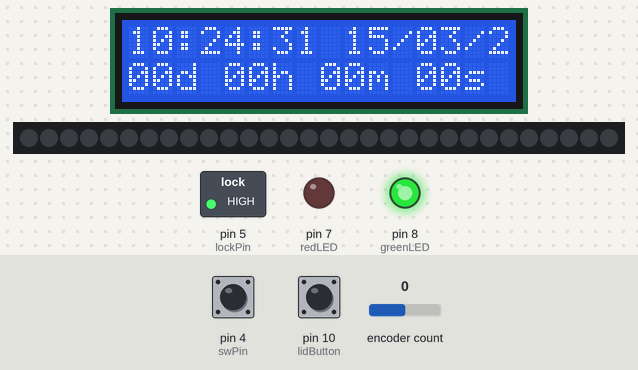
A sketch run on a simulated Arduino Uno, built with avr-gcc and run on an emulated ATmega328P. On the bench: 16×2 character LCD, 30 RGB LEDs in strip order, left to right, switched loads named in the sketch (green lamp = pin HIGH), output pins drawn as LEDs (lit = HIGH). Inputs (shaded band) come from the test bench; at power-on: pin 10 (lidButton) HIGH, pin 4 (swPin) HIGH, encoder count 0. The local clock reads 2024-03-15 10:24:30 at power-on unless the sketch sets it; what the sketch prints to the serial monitor is not drawn.

Above: at 1.2 s.
1.3 s: pin 10 (lidButton) pulled LOW for 3.2 s
At 5.8 s:
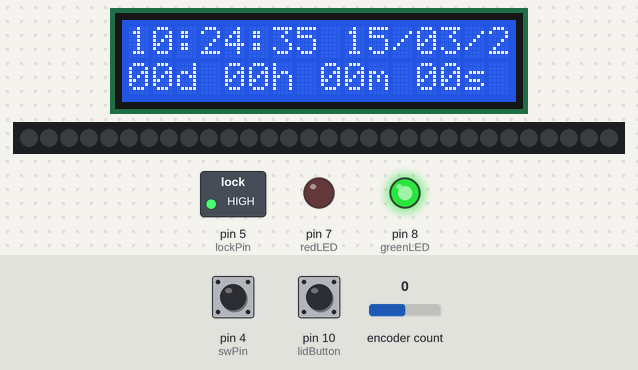
6.0 s: pin 4 (swPin) pulled LOW for 0.15 s
At 7.5 s:
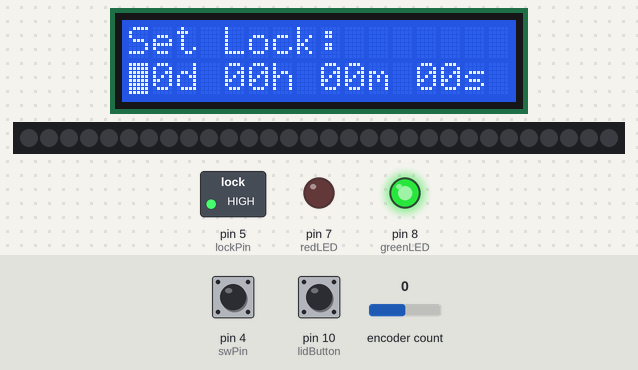
7.8 s: pin 4 (swPin) pulled LOW for 3.2 s
At 11.9 s:
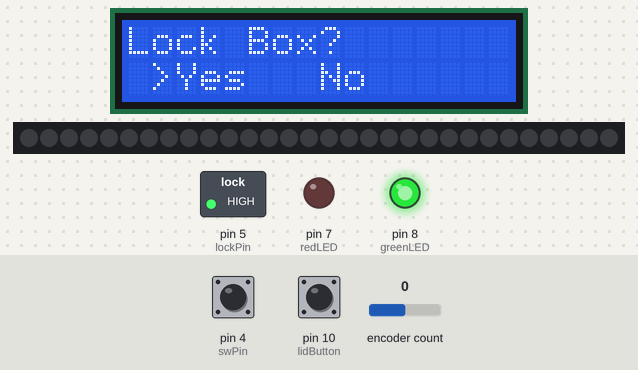
14.0 s: encoder count set to -1
At 15.2 s:
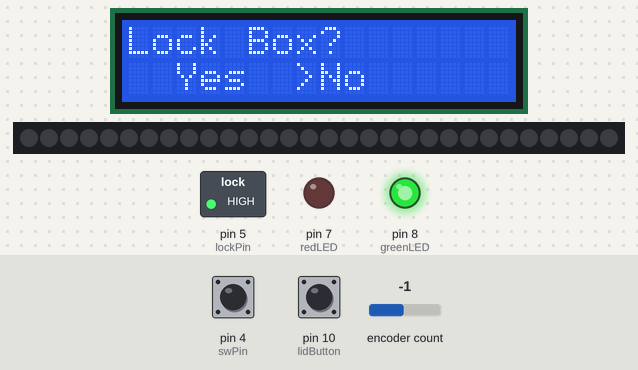
15.6 s: encoder count set to -2
18.6 s: encoder count set to 2
At 19.2 s:
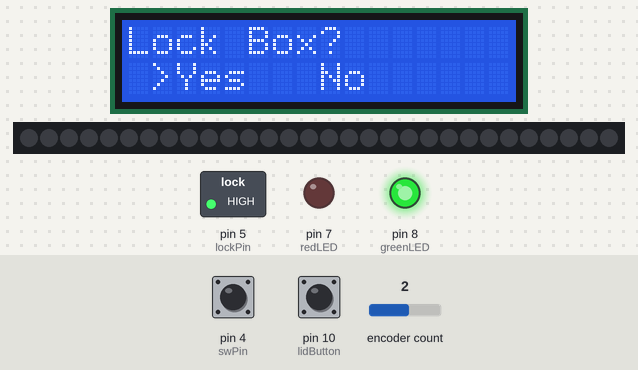
Timing chart, 0 to 21.2 s (numbered marks = the images above; inputs shaded):
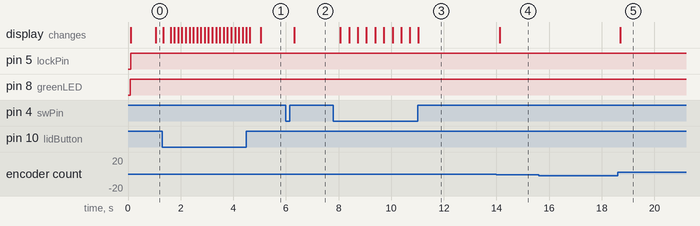

The sketch:

prototype-3.ino
```cpp
#include <Wire.h>
#include <LiquidCrystal_I2C.h>
#include <RTClib.h>
#include <Encoder.h>  // Encoder library v1.4.4
// #include <Servo.h>
#include <FastLED.h>

// LED Strip setup
FASTLED_USING_NAMESPACE
#define DATA_PIN    6
#define LED_TYPE    WS2811
#define COLOR_ORDER GRB
#define NUM_LEDS    30
CRGB leds[NUM_LEDS];
#define BRIGHTNESS          96
#define FRAMES_PER_SECOND  120
uint8_t gHue = 0;

int ledStripState = 0;

// LCD and RTC setup
LiquidCrystal_I2C lcd(0x27, 16, 2);
RTC_DS3231 RTC;

// lock
// Servo myServo;
const int lockPin = 5;

// Countdown setup (Default target time: 00d 00h 01m 00s)
int targetYear = 2024;
int targetMonth = 9;
int targetDay = 0;
int targetHour = 0;
int targetMinute = 0;
int targetSeconds = 0;

// Temporary variables for setting new time
int tempTargetDay = targetDay;
int tempTargetHour = targetHour;
int tempTargetMinute = targetMinute;
int tempTargetSeconds = targetSeconds;

DateTime target;  // Fixed target DateTime

// Leds
const int redLED = 7;
const int greenLED = 8;

// Open lid button
const int lidButton = 10;
int lidState = 0;

// Rotary-Encoder pins
const int clkPin = 2;
const int dtPin = 3;
const int swPin = 4;

// Rotary Encoder using Encoder library
Encoder myEncoder(clkPin, dtPin);

// Rotary Encoder state
long lastPosition = -999;
int buttonState;

// Set mode variables
int setMode = 0;  // 0: Normal countdown mode, 1: Setting time mode, 2: Lock confirmation mode
int selectedField = 0;  // Tracks which part of the time (days, hours, minutes, seconds) is being adjusted
int lockSelection = 0;  // 0 for "Yes", 1 for "No"

void setup() {
  lcd.init();
  lcd.backlight();

  Serial.begin(9600);
  Wire.begin();
  RTC.begin();
  //RTC.adjust(DateTime(__DATE__, __TIME__));

  pinMode(redLED, OUTPUT);
  pinMode(greenLED, OUTPUT);

  // myServo.attach(9);
  pinMode(lockPin, OUTPUT);

  pinMode(lidButton, INPUT);
  pinMode(swPin, INPUT_PULLUP);

  // Set default target to 00d 00h 00m 00s from now
  DateTime now = RTC.now();
  target = now + TimeSpan(0, 0, 0, 0);  // Default 0 minute from now

  // tell FastLED about the LED strip configuration
  FastLED.addLeds<LED_TYPE,DATA_PIN,COLOR_ORDER>(leds, NUM_LEDS).setCorrection(TypicalLEDStrip);
  // set master brightness control
  FastLED.setBrightness(BRIGHTNESS);
}

void loop() {
  DateTime now = RTC.now();

  handleEncoder(now);

  if (setMode == 0) {
    // Normal countdown operation
    displayCurrentTime(now);
    checkCountdown(now);
  } else if (setMode == 1) {
    // Setting time mode
    setTargetTime();  // This is called every time the user is adjusting the time
  } else if (setMode == 2) {
    // Confirmation mode: Lock box?
    confirmLockBox();
  }

  delay(100);
}

void handleEncoder(DateTime now) {
  long newPosition = myEncoder.read();
  if (newPosition != lastPosition) {
    if (newPosition > lastPosition) {
      Serial.println("RE - increment");
      if (setMode == 1) {
        adjustTargetTime(-1);
      } else if (setMode == 2) {
        lockSelection = 0;  // "Yes"
      }
    } else if (newPosition < lastPosition) {
      Serial.println("RE - decrement");
      if (setMode == 1) {
        adjustTargetTime(1);
      } else if (setMode == 2) {
        lockSelection = 1;  // "No"
      }
    }
    lastPosition = newPosition;
  }

  if (digitalRead(swPin) == LOW) {
    // Button debounce
    delay(200);

    if (setMode == 0) {
      // Enter set time mode
      setMode = 1;
      selectedField = 0;  // Start by adjusting days
    } else if (setMode == 1) {
      // Move to the next field (days -> hours -> minutes -> seconds)
      selectedField++;
      if (selectedField > 3) {
        setMode = 2;  // Go to lock confirmation screen
      }
    } else if (setMode == 2) {
      // Handle lock confirmation
      if (lockSelection == 0) {
        // "Yes" selected, update the target time with new values
        DateTime now = RTC.now();
        target = now + TimeSpan(tempTargetDay, tempTargetHour, tempTargetMinute, tempTargetSeconds);

        // Return to normal countdown mode
        setMode = 0;

        // Print updated target time for debug purposes
        Serial.print("Updated target time: ");
        Serial.print(target.day());
        Serial.print("d ");
        Serial.print(target.hour());
        Serial.print("h ");
        Serial.print(target.minute());
        Serial.print("m ");
        Serial.print(target.second());
        Serial.println("s");

      } else {
        // "No" selected, go back to time setting mode
        setMode = 1;
        selectedField = 0;
      }
    }
  }
}

void adjustTargetTime(int direction) {
  switch (selectedField) {
    case 0:
      tempTargetDay += direction;
      if (tempTargetDay < 0) tempTargetDay = 0;  // Prevent negative days
      break;
    case 1:
      tempTargetHour += direction;
      if (tempTargetHour < 0) tempTargetHour = 0;  // Prevent negative hours
      break;
    case 2:
      tempTargetMinute += direction;
      if (tempTargetMinute < 0) tempTargetMinute = 0;  // Prevent negative minutes
      break;
    case 3:
      tempTargetSeconds += direction;
      if (tempTargetSeconds < 0) tempTargetSeconds = 0;  // Prevent negative seconds
      break;
  }
  lcd.blink();
}

void setTargetTime() {
  lcd.clear();
  lcd.print("Set Lock:");

  // Display the time values currently being set
  char timeBuffer[16];
  sprintf(timeBuffer, "%02dd %02dh %02dm %02ds", tempTargetDay, tempTargetHour, tempTargetMinute, tempTargetSeconds);
  lcd.setCursor(0, 1);
  lcd.print(timeBuffer);

  // // Indicate which field is being adjusted
  lcd.setCursor(selectedField * 4, 1);  // Position cursor under the current field
  lcd.blink();
}

void confirmLockBox() {
  lcd.clear();
  lcd.print("Lock Box?");
  lcd.setCursor(0, 1);
  lcd.blink_off();

  if (lockSelection == 0) {
    lcd.print(" >Yes   No");
  } else {
    lcd.print("  Yes  >No");
  }
}

void displayCurrentTime(DateTime now) {
  char dateBuffer[16];
  sprintf(dateBuffer, "%02u:%02u:%02u %02u/%02u/%02u", now.hour(), now.minute(), now.second(), now.day(), now.month(), now.year() % 100);
  lcd.setCursor(0, 0);
  lcd.print(dateBuffer);
}

void checkCountdown(DateTime now) {
  TimeSpan remaining = target - now;

  if (remaining.totalseconds() > 0) {
    // Display the countdown on the second line
    char countDownBuffer[16];
    sprintf(countDownBuffer, "%02ud %02uh %02um %02us", remaining.days(), remaining.hours(), remaining.minutes(), remaining.seconds());
    lcd.setCursor(0, 1);
    lcd.print(countDownBuffer);

    lockBox();

  } else {

    unlockBox();

  }
}

void lockBox() {
    // Turn on red LED
    digitalWrite(redLED, HIGH);
    digitalWrite(greenLED, LOW);
    // Move servo to lock position
    digitalWrite(lockPin, LOW);
    // myServo.write(90);
    // delay(20);
    // Turn off blinking LCD cursor
    lcd.blink_off();
    ledStripOff();
}

void unlockBox() {
    // Turn on green LED
    digitalWrite(redLED, LOW);
    digitalWrite(greenLED, HIGH);
    // Display 00
    lcd.setCursor(0, 1);
    lcd.print("00d 00h 00m 00s");
    // Move servo to unlock position
    digitalWrite(lockPin, HIGH);
    // myServo.write(0);
    // delay(20);
    // Turn off blinking LCD cursor
    lcd.blink_off();

    lidState = digitalRead(10);

    if (lidState == LOW) {
      ledStripOn();
      Serial.println("Box open");
    }
    else {
      ledStripOff();
      Serial.println("Box closed");
    }

}

void ledStripOn() {
    Serial.println("LED strip on");
    fill_rainbow( leds, NUM_LEDS, gHue, 7);
    // FastLED.show();
    FastLED.delay(1000/FRAMES_PER_SECOND);
    EVERY_N_MILLISECONDS(5) { gHue += 3; };
    ledStripState = 1;
}

void ledStripOff() {
  if (ledStripState == 1) {
    fill_solid(leds, NUM_LEDS, CRGB::Black);
    FastLED.show();
  }
  ledStripState = 0;
}
```

Measured:
- after the input at 6.0 s, the display: changes after 0.32 s (image 2)
- after the input at 7.8 s, the display: first changes after 0.27 s (image 3 shows a later state)
- after the input at 14.0 s, the display: changes after 0.13 s (image 4)
- after the input at 15.6 s, every drawn part: stays the same
- after the input at 18.6 s, the display: changes after 0.11 s (image 5)
